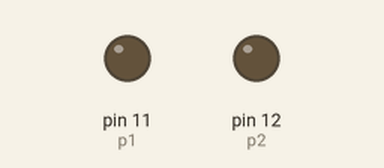
This program was run on a simulated Raspberry Pi (header pin numbers). Parts: output pins drawn as LEDs (lit = HIGH).

Above: at 0.05 s.
At 0.95 s:
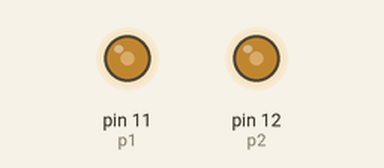
At 1.9 s:
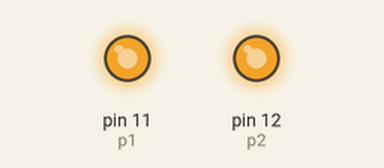
At 3.8 s:
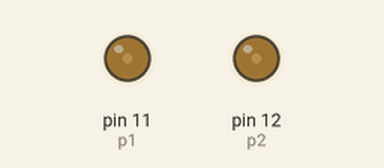
Timing chart, 0 to 5.5 s (numbered marks = the images above):
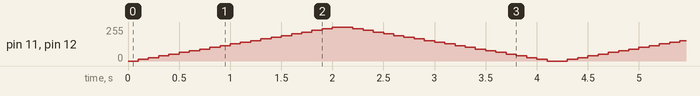

The program:

Blink_PWM.py
```python
import RPi.GPIO as GPIO
import time

GPIO.setmode(GPIO.BOARD)
GPIO.setup(11, GPIO.OUT)
GPIO.setup(12, GPIO.OUT)

p1 = GPIO.PWM(11, 100)
p2 = GPIO.PWM(12, 100)
p1.start(0)
p2.start(0)

try:
    while True:
        for dc in range(0, 101, 5):
            p1.ChangeDutyCycle(dc)
            p2.ChangeDutyCycle(dc)
            time.sleep(0.1)
        for dc in range(100, -1, -5):
            p1.ChangeDutyCycle(dc)
            p2.ChangeDutyCycle(dc)
            time.sleep(0.1)
except KeyboardInterrupt:
    pass
p1.stop()
p2.stop()
GPIO.cleanup()
```
